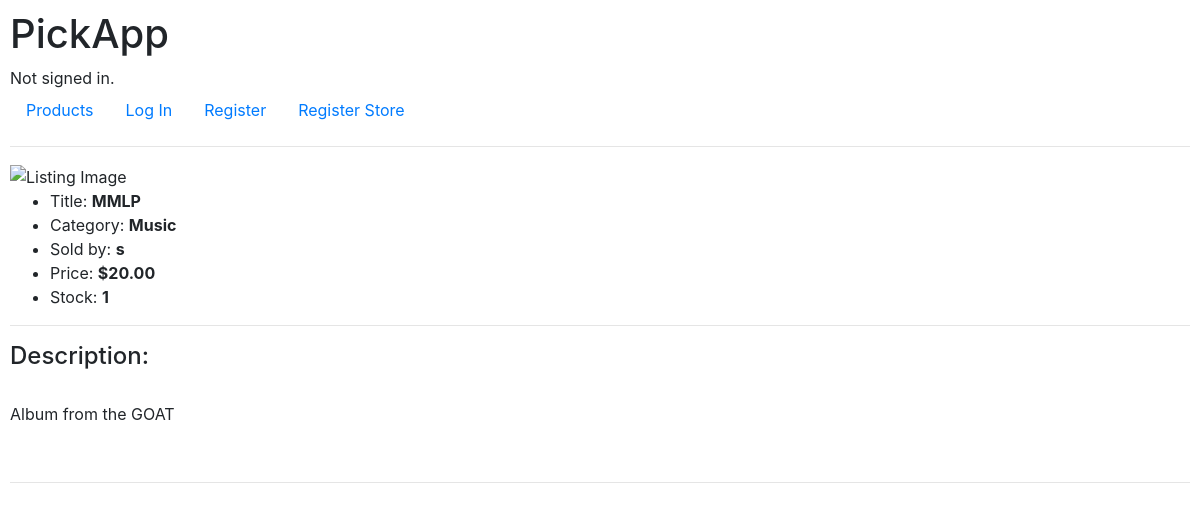
Page /view/3 on the committed database.
### PickAppDemo/models.py (models this page shows, shortened)
class Listing(models.Model):
    store = models.ForeignKey(Store, on_delete=models.CASCADE)
    title = models.CharField(max_length=128)
    image = models.URLField()
    content = models.TextField(max_length=512)
    price = models.DecimalField(max_digits=10, decimal_places=2, default=0)
    stock = models.DecimalField(max_digits=10, decimal_places=0, default=0)
    category = models.CharField(max_length=128)
    active = models.BooleanField(default=True)

class Store(models.Model):
    user = models.OneToOneField(User, on_delete=models.CASCADE)
    location = models.CharField(max_length=128)
    logo = models.URLField()

class User(AbstractUser):
    is_customer = models.BooleanField('customer_status', default=False)
    is_store = models.BooleanField('store_status', default=False)

### PickAppDemo/views.py (the view, shortened to what this page needs)
# urls.py: path("view/<int:pid>", views.view_listing, name="view"),
def view_listing(request, pid):
    listing = Listing.objects.get(pk=pid)
    return render(request, "PickAppDemo/listing.html", {
        "listing": listing,
    })

### PickAppDemo/templates/PickAppDemo/listing.html (shortened to what this page needs)
{% extends "PickAppDemo/layout.html" %}
{% block body %}
    <img src="{{ listing.image }}" alt="Listing Image" height="300px">
    <ul>
        <li>Title: <strong>{{ listing.title }}</strong></li>
        <li>Category: <strong>{{ listing.category }}</strong></li>
        <li>Sold by: <strong>{{ listing.store.user }}</strong></li>
        <li>Price: <strong>${{ listing.price }}</strong></li>
        <li>Stock: <strong>{{ listing.stock }}</strong></li>
    </ul>
    <hr>
    <h4>Description:</h4><br>
    <p>{{ listing.content }}</p>
    <br>
    <hr>
{% endblock %}

### PickAppDemo/static/PickAppDemo/styles.css (style rules this page uses)
body { margin:10px; }

### rows in the picture
Listing: title "MMLP", category "Music", store.user "s", price "20.00", stock "1", content "Album from the GOAT"
